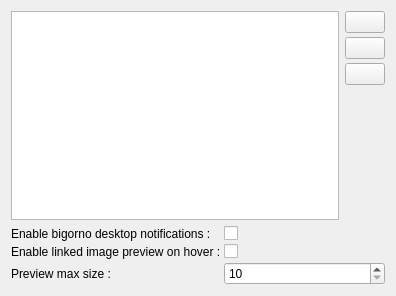
<?xml version="1.0" encoding="UTF-8"?>
<ui version="4.0">
 <class>QQBoardsSettings</class>
 <widget class="QWidget" name="QQBoardsSettings">
  <property name="geometry">
   <rect>
    <x>0</x>
    <y>0</y>
    <width>396</width>
    <height>296</height>
   </rect>
  </property>
  <property name="windowTitle">
   <string>Form</string>
  </property>
  <layout class="QVBoxLayout" name="verticalLayout">
   <item>
    <widget class="QWidget" name="widget_2" native="true">
     <layout class="QHBoxLayout" name="horizontalLayout">
      <property name="leftMargin">
       <number>0</number>
      </property>
      <property name="topMargin">
       <number>0</number>
      </property>
      <property name="rightMargin">
       <number>0</number>
      </property>
      <property name="bottomMargin">
       <number>0</number>
      </property>
      <item>
       <widget class="QListView" name="bouchotListView"/>
      </item>
      <item>
       <widget class="QWidget" name="widget" native="true">
        <layout class="QVBoxLayout" name="verticalLayout_2">
         <property name="spacing">
          <number>4</number>
         </property>
         <property name="leftMargin">
          <number>0</number>
         </property>
         <property name="topMargin">
          <number>0</number>
         </property>
         <property name="rightMargin">
          <number>0</number>
         </property>
         <property name="bottomMargin">
          <number>0</number>
         </property>
         <item>
          <widget class="QPushButton" name="addBouchotButton">
           <property name="text">
            <string/>
           </property>
           <property name="icon">
            <iconset resource="../../rc/quteqoin_img.qrc">
             <normaloff>:/img/add-icon.png</normaloff>:/img/add-icon.png</iconset>
           </property>
           <property name="iconSize">
            <size>
             <width>16</width>
             <height>16</height>
            </size>
           </property>
          </widget>
         </item>
         <item>
          <widget class="QPushButton" name="deleteBouchotButton">
           <property name="text">
            <string/>
           </property>
           <property name="icon">
            <iconset resource="../../rc/quteqoin_img.qrc">
             <normaloff>:/img/delete-icon.png</normaloff>:/img/delete-icon.png</iconset>
           </property>
          </widget>
         </item>
         <item>
          <widget class="QPushButton" name="editBouchotButton">
           <property name="text">
            <string/>
           </property>
           <property name="icon">
            <iconset resource="../../rc/quteqoin_img.qrc">
             <normaloff>:/img/menu-edit-icon.png</normaloff>:/img/menu-edit-icon.png</iconset>
           </property>
           <property name="iconSize">
            <size>
             <width>16</width>
             <height>16</height>
            </size>
           </property>
          </widget>
         </item>
         <item>
          <spacer name="verticalSpacer">
           <property name="orientation">
            <enum>Qt::Vertical</enum>
           </property>
           <property name="sizeHint" stdset="0">
            <size>
             <width>20</width>
             <height>40</height>
            </size>
           </property>
          </spacer>
         </item>
        </layout>
       </widget>
      </item>
     </layout>
    </widget>
   </item>
   <item>
    <widget class="QWidget" name="widget_3" native="true">
     <layout class="QFormLayout" name="formLayout">
      <property name="horizontalSpacing">
       <number>3</number>
      </property>
      <property name="verticalSpacing">
       <number>3</number>
      </property>
      <property name="leftMargin">
       <number>0</number>
      </property>
      <property name="topMargin">
       <number>0</number>
      </property>
      <property name="rightMargin">
       <number>0</number>
      </property>
      <property name="bottomMargin">
       <number>0</number>
      </property>
      <item row="1" column="0">
       <widget class="QLabel" name="linkedImgPreviewLbl">
        <property name="text">
         <string>Enable linked image preview on hover :</string>
        </property>
       </widget>
      </item>
      <item row="1" column="1">
       <widget class="QCheckBox" name="linkedImgPreviewCB">
        <property name="text">
         <string/>
        </property>
       </widget>
      </item>
      <item row="2" column="0">
       <widget class="QLabel" name="linkedImgMaxSizeLbl">
        <property name="text">
         <string>Preview max size :</string>
        </property>
       </widget>
      </item>
      <item row="2" column="1">
       <widget class="QSpinBox" name="linkedImgMaxSizeSB">
        <property name="minimum">
         <number>10</number>
        </property>
        <property name="maximum">
         <number>500</number>
        </property>
        <property name="singleStep">
         <number>5</number>
        </property>
       </widget>
      </item>
      <item row="0" column="1">
       <widget class="QCheckBox" name="bigornotifCB">
        <property name="text">
         <string/>
        </property>
       </widget>
      </item>
      <item row="0" column="0">
       <widget class="QLabel" name="bigornotifLbl">
        <property name="text">
         <string>Enable bigorno desktop notifications :</string>
        </property>
       </widget>
      </item>
     </layout>
    </widget>
   </item>
  </layout>
 </widget>
 <resources>
  <include location="../../rc/quteqoin_img.qrc"/>
 </resources>
 <connections/>
</ui>
